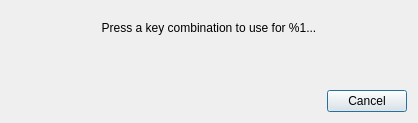
<?xml version="1.0" encoding="UTF-8"?>
<ui version="4.0">
 <class>GlobalShortcutGrabber</class>
 <widget class="QDialog" name="GlobalShortcutGrabber">
  <property name="geometry">
   <rect>
    <x>0</x>
    <y>0</y>
    <width>418</width>
    <height>123</height>
   </rect>
  </property>
  <property name="windowTitle">
   <string>Press a key</string>
  </property>
  <property name="windowIcon">
   <iconset resource="../../data/icons.qrc">
    <normaloff>:/icons/64x64/strawberry.png</normaloff>:/icons/64x64/strawberry.png</iconset>
  </property>
  <layout class="QVBoxLayout" name="verticalLayout">
   <item>
    <widget class="QLabel" name="label_shortcut">
     <property name="text">
      <string>Press a key combination to use for %1...</string>
     </property>
     <property name="alignment">
      <set>Qt::AlignCenter</set>
     </property>
    </widget>
   </item>
   <item>
    <widget class="QLabel" name="label_key">
     <property name="textFormat">
      <enum>Qt::RichText</enum>
     </property>
     <property name="alignment">
      <set>Qt::AlignCenter</set>
     </property>
    </widget>
   </item>
   <item>
    <widget class="QDialogButtonBox" name="buttonBox">
     <property name="orientation">
      <enum>Qt::Horizontal</enum>
     </property>
     <property name="standardButtons">
      <set>QDialogButtonBox::Cancel</set>
     </property>
    </widget>
   </item>
  </layout>
 </widget>
 <resources>
  <include location="../../data/data.qrc"/>
  <include location="../../data/icons.qrc"/>
 </resources>
 <connections/>
</ui>
